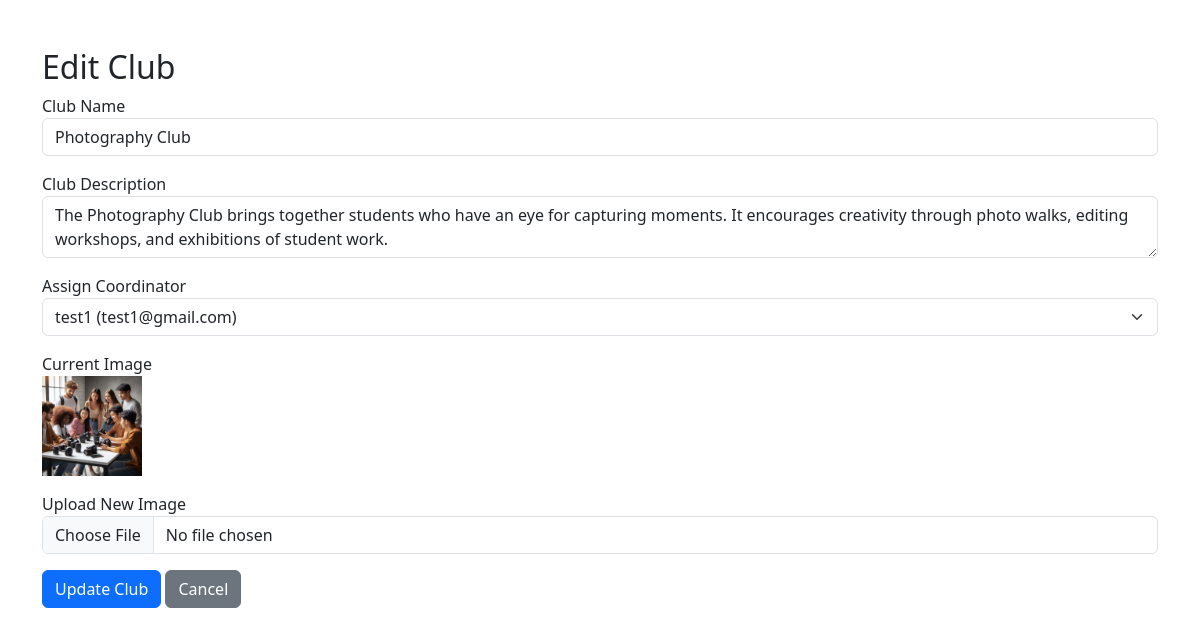
Screenshot of /views/admin/edit_club?id=18 (signed in) with the database file from the repository.
### tables this page shows
CREATE TABLE `clubs` (
  `id` int(11) NOT NULL,
  `name` varchar(255) NOT NULL,
  `description` text NOT NULL,
  `coordinator_id` int(11) DEFAULT NULL,
  `created_at` timestamp NOT NULL DEFAULT current_timestamp(),
  `image_path` varchar(255) DEFAULT NULL
);

CREATE TABLE `users` (
  `id` int(11) NOT NULL,
  `name` varchar(100) NOT NULL,
  `email` varchar(100) NOT NULL,
  `password` varchar(255) NOT NULL,
  `role` enum('admin','coordinator','user') DEFAULT 'user',
  `created_at` timestamp NOT NULL DEFAULT current_timestamp(),
  `student_stream` varchar(100) DEFAULT NULL,
  `semester` int(11) DEFAULT NULL,
  `enrollment_no` varchar(50) DEFAULT NULL
);

### views/admin/edit_club.php (the view, shortened to what this page needs)
<?php
include(__DIR__ . "/../../config/db.php");
$club_id = $_GET['id'];
$stmt = $conn->prepare("SELECT * FROM clubs WHERE id = ?");
$stmt->bind_param("i", $club_id);
$stmt->execute();
$result = $stmt->get_result();
$club = $result->fetch_assoc();
$coordinators = $conn->query("SELECT * FROM users WHERE role = 'coordinator'");
?>
<!DOCTYPE html>
<html lang="en">
<head>
    <link href="https://cdn.jsdelivr.net/npm/bootstrap@5.3.0/dist/css/bootstrap.min.css" rel="stylesheet">
</head>
<body>
<div class="container mt-5">
    <h2>Edit Club</h2>
    <form action="../../controller/update_club.php" method="post" enctype="multipart/form-data">
        <div class="mb-3">
            <label>Club Name</label>
            <input type="text" name="name" class="form-control" value="<?= $club['name']; ?>" required>
        </div>
        <div class="mb-3">
            <label>Club Description</label>
            <textarea name="description" class="form-control" required><?= $club['description']; ?></textarea>
        </div>
        <div class="mb-3">
            <label>Assign Coordinator</label>
            <select name="coordinator_id" class="form-select">
                <?php while ($user = $coordinators->fetch_assoc()) { ?>
                    <option value="<?= $user['id']; ?>" <?= $user['id'] == $club['coordinator_id'] ? 'selected' : ''; ?>>
                        <?= $user['name']; ?> (<?= $user['email']; ?>)
                    </option>
                <?php } ?>
            </select>
        </div>
        <div class="mb-3">
            <label>Current Image</label><br>
             <img src="/Campus_connect/uploads/clubs/<?php echo htmlspecialchars($club['image_path']); ?>" alt="Club Image" width="100">
        </div>
        <div class="mb-3">
            <label>Upload New Image</label>
            <input type="file" name="club_image" class="form-control">
        </div>
        <button type="submit" class="btn btn-primary">Update Club</button>
        <a href="dashboard" class="btn btn-secondary">Cancel</a>
    </form>
</div>
</body>
</html>

### rows the page displays
clubs: name "Photography Club", description "The Photography Club brings together students who have an eye for capturing moments. It encourages creativity through photo walks, editing workshops, and exhibitions of student work.", coordinator_id "test1 (test1@gmail.com)", image_path (picture)
